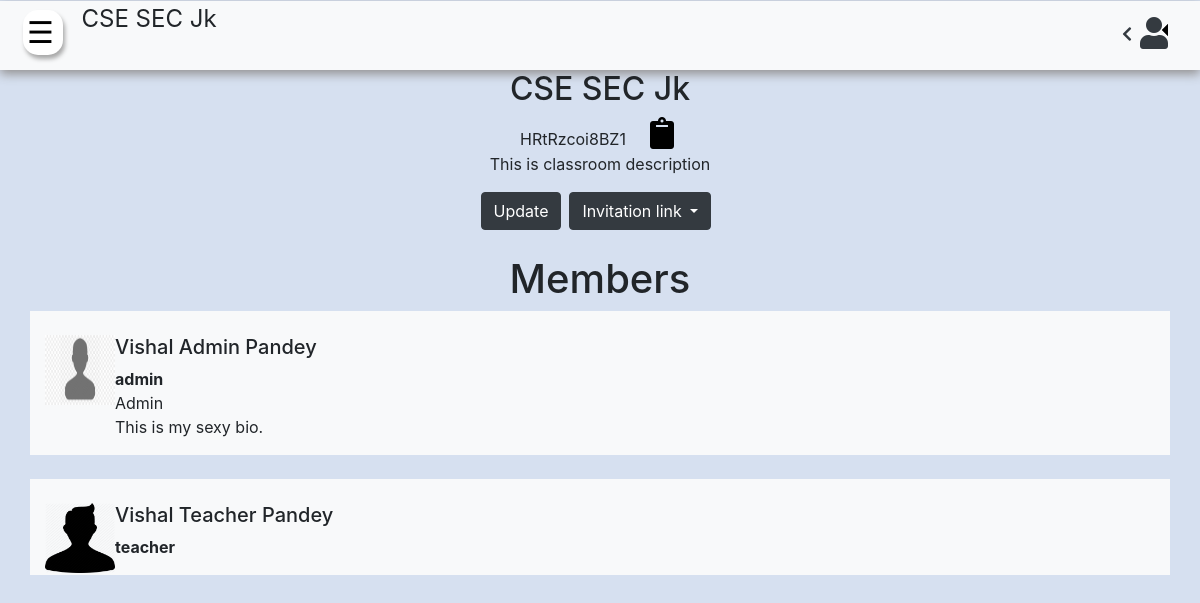
The page /classroom/HRtRzcoi8BZ1/ (signed in) on the database its author committed.
### basic/models.py (models this page shows)
class Classroom(models.Model):
	created_by = models.ForeignKey(User, on_delete = models.CASCADE,related_name='created_by')
	members = models.ManyToManyField(User)
	teacher = models.ManyToManyField(User, related_name='classroom_teachers')
	special_permissions = models.ManyToManyField(User, related_name= "special_permissions")
	pending_members = models.ManyToManyField(User,related_name='pending_members')
	classroom_pic = models.ImageField(default="classroom.jpg",upload_to="classrooms/",null=True)
	class_name = models.CharField(max_length = 100)
	description = models.TextField(null=True, blank=True,max_length=300)
	created_on = models.DateTimeField(auto_now_add=True)
	unique_id = models.CharField(max_length=16,unique=True)
	need_permission = models.BooleanField(default=True)
	def __str__(self):
		return self.class_name

### users/models.py (models this page shows, shortened)
class Profile(models.Model):
	user = models.OneToOneField(User, on_delete=models.CASCADE)
	bio = models.TextField(default='',max_length=100, null=True, blank=True)
	profile_pic = models.ImageField(default='avatar.jpg', upload_to='profile_pics')
	phone_number = models.CharField(max_length=13,null=True,blank=True)
	whatsapp_number = models.CharField(max_length=13,null=True,blank=True)
	facebook = models.URLField()

### basic/views.py (the view)
# urls.py: path('classroom/<unique_id>/',classroom_page,name="classroom_page"),
@login_required
def classroom_page(request,unique_id):
    classroom = Classroom.objects.get(unique_id=unique_id)
    if member_check(request.user, classroom):
        members = classroom.members.all()
        teachers = classroom.teacher.all()
        students = members.difference(teachers)
        pending_members = classroom.pending_members.all()
        admins = classroom.special_permissions.all()
        classes = Classroom.objects.all().filter(members=request.user)
        is_admin = classroom.special_permissions.filter(username = request.user.username).exists()
        if request.method=="POST":
            form = CreateclassForm(request.POST,request.FILES,instance=classroom)
            if form.is_valid():
                classroom=form.save(commit=False)
                if request.FILES:
                    classroom.classroom_pic = request.FILES['file']
                classroom.save()
                print("Form saved ")
                return redirect(f'/classroom/{unique_id}/')
        else:
            form = CreateclassForm(instance=classroom)
        params={
            'students':students,
            'teachers':teachers,
            'pending_members':pending_members,
            'classroom':classroom,
            'is_admin':is_admin,
            'form':form,
            'admins':admins,
            'classes':classes
        }
        return render(request,'classroom_settings.html',params)

### basic/templatetags/filters.py (called while the page is built)
@register.filter(name='filebasename')
def filebasename(value):
    return path.basename(str(value))

### basic/views.py (called while the page is built)
def member_check(user,classroom):
    member = classroom.members.all().filter(username=user.username)
    if member:
        return True
    raise Http404()

### templates/classroom_settings.html (shortened to what this page needs)
{% extends 'base.html' %}
{% load crispy_forms_tags %}
{% load static %}
{% load filters %}
{% block content %}
<div>
    {% include 'snippets/navigation.html' %}
    <div class="text-center m-auto mt-4 ">
        <h2> {{ classroom.class_name }} </h2>
        <span id="select_txt">{{ classroom.unique_id }}</span>
        <button type="button" onclick="copy_data(select_txt)" style="background:none;border:none;">
            &nbsp; &nbsp;<i class="fas fa-2x fa-clipboard"></i>
        </button>
        {% if classroom.description %}
        <p> {{ classroom.description }} </p>
        {% endif %}
    </div>
    <div class="row d-flex justify-content-center">
        {% if is_admin %}
        <button class="btn btn-dark" onclick="on(document.getElementsByClassName('overlay')[0])">
            Update
        </button>
        {% endif %}
		<span class="dropdown ">
		  	<button class="btn btn-dark dropdown-toggle mx-2 " type="button"
		  		id="dropdownMenuButton" data-toggle="dropdown" aria-haspopup="true" aria-expanded="false">
		   		 Invitation link
		  	</button>
		</span>
    </div>
    {% if is_admin %}
    <div class="container mx-auto">
        <div class="row">
            <div style="position:relative;"class="col mb-4">
            </div>
        </div>
    </div>
    {% endif %}
    <h1 class="text-center"> Members </h1>
    {% for teacher in teachers  %}
        <div class=" container member-card bg-light"><br>
            <div style="display:flex;">
                <div>
                    <img height="70" width="70" src="{{teacher.profile.profile_pic.url}}">
                </div>
                <div>
                    <h5>  {{teacher.first_name }} {{teacher.last_name }} </h5>
                    <b>{{ teacher.username }} </b><br>
                    {% if teacher in admins %}Admin{% endif %}
                    <p>{{teacher.profile.bio}}</p>
                </div>
            </div>
            {% if is_admin or teacher == user %}
            <div style="position:absolute;top:5px;right:10px;" class="btn-group dropleft">
                <button type="button" class="btn dropdown-toggle bg-transparent btn-lg"
                        data-toggle="dropdown" aria-haspopup="true" aria-expanded="false">
                </button>
            </div>
            {% endif %}
         </div><br>
    {% endfor %}
{% endblock %}

### templates/snippets/navigation.html (shortened to what this page needs)
<div class="px-2 bg-light" style="background:white;height:69px;box-shadow:0px 4px 10px rgb(146, 144, 144);">
    <span class="pl-1 mb-4" id="openNav" onclick="openNav()">
        &#9776;
    </span>
    {% if classroom %}
        <span style="font-size:1.5em;margin-left:20px;">
            &nbsp;  {{ classroom.class_name }}
        </span>
    {% endif %}
    {% if  user.is_authenticated %}
        <div id="co" class="float-right user-icon mr-4 mt-3 text-dark"  onclick="on(_('dropdown-container'))" >
            <i id="left" style="position:relative;top:-5px" class="fas mr-2 fa-chevron-left"></i><i id="icon" class="fas fa-2x fa-user"></i>
        </div>
    {% endif %}
</div>
</div>

### static/css/home.css (style rules this page uses)
html,body { margin:0; padding:0; }
#openNav { background:black; color:white; font-size:30px; cursor:pointer; box-shadow:2px 4px 4px darkgrey; width:40px; border-radius:15px; border-color:white; display: inline; float:left; position:relative; top:9px; left:15px; background:white; color:black; }
.user-icon { cursor:pointer; }

### rows shown on the page
Classroom: class_name "CSE SEC Jk", unique_id "HRtRzcoi8BZ1", description "This is classroom description"

### other values the page prints
{{ teacher.first_name }} "Vishal Admin"
{{ teacher.last_name }} "Pandey"
{{ teacher.username }} "admin"
{{ teacher.profile.bio }} "This is my sexy bio."
{{ teacher.first_name }} "Vishal Teacher"
{{ teacher.username }} "teacher"
